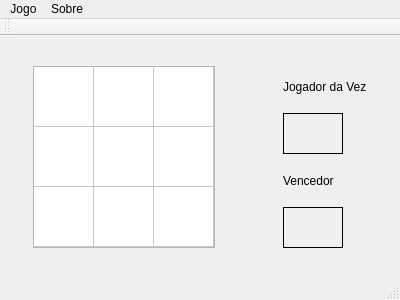
<?xml version="1.0" encoding="UTF-8"?>
<ui version="4.0">
 <class>JogoDaVelha</class>
 <widget class="QMainWindow" name="JogoDaVelha">
  <property name="geometry">
   <rect>
    <x>0</x>
    <y>0</y>
    <width>400</width>
    <height>300</height>
   </rect>
  </property>
  <property name="windowTitle">
   <string>JogoDaVelha</string>
  </property>
  <property name="iconSize">
   <size>
    <width>40</width>
    <height>40</height>
   </size>
  </property>
  <widget class="QWidget" name="centralWidget">
   <layout class="QVBoxLayout" name="verticalLayout">
    <item>
     <layout class="QHBoxLayout" name="horizontalLayout">
      <item>
       <widget class="QTableWidget" name="tabuleiro">
        <property name="maximumSize">
         <size>
          <width>182</width>
          <height>182</height>
         </size>
        </property>
        <property name="editTriggers">
         <set>QAbstractItemView::NoEditTriggers</set>
        </property>
        <property name="selectionMode">
         <enum>QAbstractItemView::SingleSelection</enum>
        </property>
        <attribute name="horizontalHeaderVisible">
         <bool>false</bool>
        </attribute>
        <attribute name="horizontalHeaderDefaultSectionSize">
         <number>60</number>
        </attribute>
        <attribute name="horizontalHeaderHighlightSections">
         <bool>false</bool>
        </attribute>
        <attribute name="horizontalHeaderMinimumSectionSize">
         <number>60</number>
        </attribute>
        <attribute name="verticalHeaderVisible">
         <bool>false</bool>
        </attribute>
        <attribute name="verticalHeaderDefaultSectionSize">
         <number>60</number>
        </attribute>
        <attribute name="verticalHeaderHighlightSections">
         <bool>false</bool>
        </attribute>
        <attribute name="verticalHeaderMinimumSectionSize">
         <number>60</number>
        </attribute>
        <row>
         <property name="text">
          <string/>
         </property>
        </row>
        <row>
         <property name="text">
          <string/>
         </property>
        </row>
        <row>
         <property name="text">
          <string/>
         </property>
        </row>
        <column>
         <property name="text">
          <string/>
         </property>
        </column>
        <column>
         <property name="text">
          <string/>
         </property>
        </column>
        <column>
         <property name="text">
          <string/>
         </property>
        </column>
       </widget>
      </item>
      <item>
       <spacer name="horizontalSpacer">
        <property name="orientation">
         <enum>Qt::Horizontal</enum>
        </property>
        <property name="sizeType">
         <enum>QSizePolicy::Minimum</enum>
        </property>
        <property name="sizeHint" stdset="0">
         <size>
          <width>40</width>
          <height>20</height>
         </size>
        </property>
       </spacer>
      </item>
      <item>
       <layout class="QVBoxLayout" name="verticalLayout_2">
        <item>
         <widget class="QLabel" name="labelVez">
          <property name="text">
           <string>Jogador da Vez</string>
          </property>
          <property name="alignment">
           <set>Qt::AlignLeading|Qt::AlignLeft|Qt::AlignVCenter</set>
          </property>
         </widget>
        </item>
        <item>
         <widget class="QLabel" name="imagemVez">
          <property name="maximumSize">
           <size>
            <width>60</width>
            <height>60</height>
           </size>
          </property>
          <property name="frameShape">
           <enum>QFrame::Box</enum>
          </property>
          <property name="text">
           <string/>
          </property>
          <property name="alignment">
           <set>Qt::AlignCenter</set>
          </property>
         </widget>
        </item>
        <item>
         <widget class="QLabel" name="labelVencedor">
          <property name="text">
           <string>Vencedor</string>
          </property>
          <property name="alignment">
           <set>Qt::AlignLeading|Qt::AlignLeft|Qt::AlignVCenter</set>
          </property>
         </widget>
        </item>
        <item>
         <widget class="QLabel" name="imagem_vencedor">
          <property name="maximumSize">
           <size>
            <width>60</width>
            <height>60</height>
           </size>
          </property>
          <property name="frameShape">
           <enum>QFrame::Box</enum>
          </property>
          <property name="text">
           <string/>
          </property>
         </widget>
        </item>
       </layout>
      </item>
     </layout>
    </item>
   </layout>
  </widget>
  <widget class="QMenuBar" name="menuBar">
   <property name="geometry">
    <rect>
     <x>0</x>
     <y>0</y>
     <width>400</width>
     <height>25</height>
    </rect>
   </property>
   <widget class="QMenu" name="menuJogo">
    <property name="title">
     <string>Jogo</string>
    </property>
    <addaction name="actionNovo_Jogo"/>
    <addaction name="actionSair"/>
   </widget>
   <widget class="QMenu" name="menuSobre">
    <property name="title">
     <string>Sobre</string>
    </property>
   </widget>
   <addaction name="menuJogo"/>
   <addaction name="menuSobre"/>
  </widget>
  <widget class="QToolBar" name="mainToolBar">
   <attribute name="toolBarArea">
    <enum>TopToolBarArea</enum>
   </attribute>
   <attribute name="toolBarBreak">
    <bool>false</bool>
   </attribute>
  </widget>
  <widget class="QStatusBar" name="statusBar"/>
  <action name="actionNovo_Jogo">
   <property name="text">
    <string>Novo Jogo</string>
   </property>
  </action>
  <action name="actionSair">
   <property name="text">
    <string>Sair</string>
   </property>
  </action>
 </widget>
 <layoutdefault spacing="6" margin="11"/>
 <resources/>
 <connections/>
</ui>
